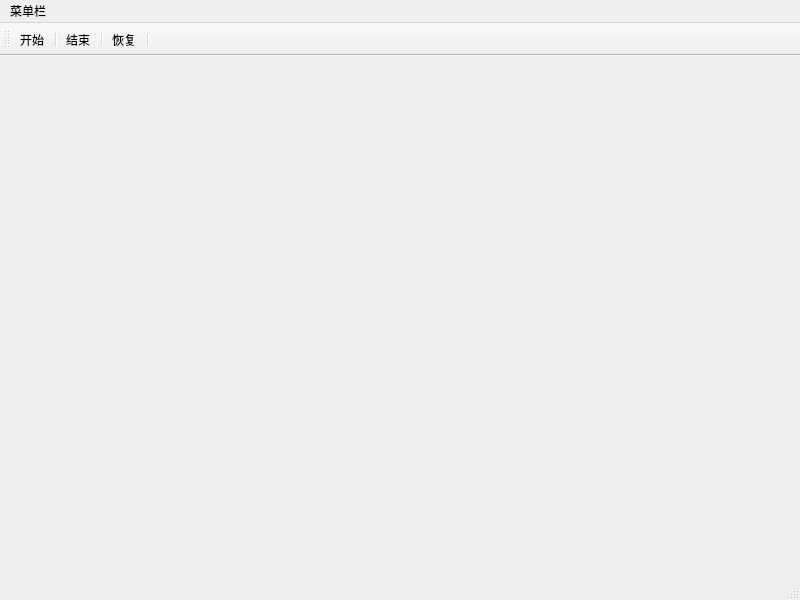
<?xml version="1.0" encoding="UTF-8"?>
<ui version="4.0">
 <class>MainWindow</class>
 <widget class="QMainWindow" name="MainWindow">
  <property name="geometry">
   <rect>
    <x>0</x>
    <y>0</y>
    <width>800</width>
    <height>600</height>
   </rect>
  </property>
  <property name="sizePolicy">
   <sizepolicy hsizetype="Expanding" vsizetype="Expanding">
    <horstretch>0</horstretch>
    <verstretch>0</verstretch>
   </sizepolicy>
  </property>
  <property name="windowTitle">
   <string>MainWindow</string>
  </property>
  <widget class="QWidget" name="centralwidget">
   <property name="sizePolicy">
    <sizepolicy hsizetype="Expanding" vsizetype="Expanding">
     <horstretch>0</horstretch>
     <verstretch>0</verstretch>
    </sizepolicy>
   </property>
   <layout class="QGridLayout" name="gridLayout">
    <item row="0" column="0">
     <widget class="QCustomPlot" name="widget" native="true">
      <property name="sizePolicy">
       <sizepolicy hsizetype="Expanding" vsizetype="Expanding">
        <horstretch>0</horstretch>
        <verstretch>0</verstretch>
       </sizepolicy>
      </property>
     </widget>
    </item>
   </layout>
  </widget>
  <widget class="QMenuBar" name="menubar">
   <property name="geometry">
    <rect>
     <x>0</x>
     <y>0</y>
     <width>800</width>
     <height>28</height>
    </rect>
   </property>
   <widget class="QMenu" name="menu">
    <property name="title">
     <string>菜单栏</string>
    </property>
    <addaction name="action_start"/>
   </widget>
   <addaction name="menu"/>
  </widget>
  <widget class="QStatusBar" name="statusbar"/>
  <widget class="QToolBar" name="toolBar">
   <property name="windowTitle">
    <string>toolBar</string>
   </property>
   <attribute name="toolBarArea">
    <enum>TopToolBarArea</enum>
   </attribute>
   <attribute name="toolBarBreak">
    <bool>false</bool>
   </attribute>
   <addaction name="action_start"/>
   <addaction name="separator"/>
   <addaction name="action_stop"/>
   <addaction name="separator"/>
   <addaction name="action_recover"/>
   <addaction name="separator"/>
  </widget>
  <action name="action_start">
   <property name="text">
    <string>开始</string>
   </property>
  </action>
  <action name="action_stop">
   <property name="text">
    <string>结束</string>
   </property>
  </action>
  <action name="action_recover">
   <property name="text">
    <string>恢复</string>
   </property>
  </action>
 </widget>
 <customwidgets>
  <customwidget>
   <class>QCustomPlot</class>
   <extends>QWidget</extends>
   <header>qcustomplot/qcustomplot.h</header>
   <container>1</container>
  </customwidget>
 </customwidgets>
 <resources/>
 <connections/>
</ui>
